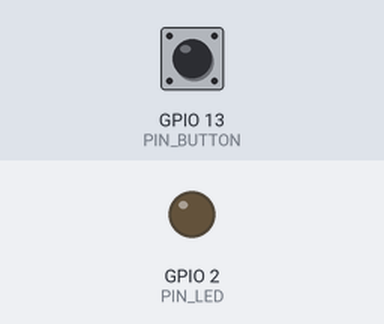
This sketch was run on a simulated ESP32. Parts: output pins drawn as LEDs (lit = HIGH). The inputs (shaded band) are chosen by the test bench; at power-on: GPIO 13 (PIN_BUTTON) HIGH. WiFi joins after 1.5 s; servers stay silent unless stated; what the sketch prints to the serial monitor is not drawn.

Above: at 3.4 s.
3.5 s: GPIO 13 (PIN_BUTTON) pulled LOW for 0.15 s
At 3.57 s:
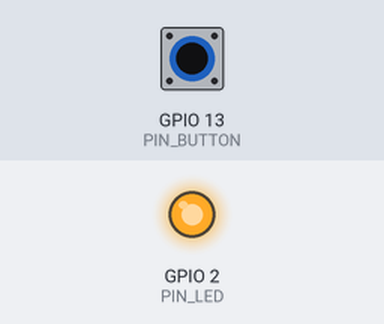
5.1 s: GPIO 13 (PIN_BUTTON) pulled LOW for 3.2 s
At 9.5 s:
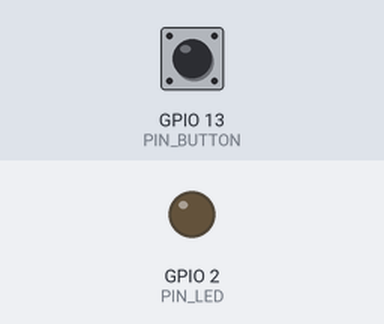
Timing chart, 0 to 11.0 s (numbered marks = the images above; inputs shaded):
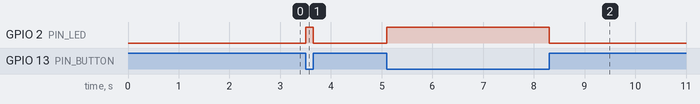

Measured:
- after the input at 3.5 s, GPIO 2 (PIN_LED): LOW → HIGH at once, → LOW 0.15 s later
- after the input at 5.1 s, GPIO 2 (PIN_LED): LOW → HIGH at once, → LOW 3.2 s later

The sketch:

doorbell.ino
```cpp
#include <ArduinoWebsockets.h>
#include <WiFi.h>

#define PIN_LED    2
#define PIN_BUTTON 13

const char* ssid = "RTL Network";
const char* password = "<SNIP>";
const char* websockets_server = "ws://192.168.178.60:8765/key_esp";

//button bounce
bool bounce = false;

using namespace websockets;

void onMessageCallback(WebsocketsMessage message) {
    Serial.print("Got Message: ");
    Serial.println(message.data());
}

void onEventsCallback(WebsocketsEvent event, String data) {
    if(event == WebsocketsEvent::ConnectionOpened) {
        Serial.println("Connnection Opened");
    } else if(event == WebsocketsEvent::ConnectionClosed) {
        Serial.println("Connnection Closed");
    } else if(event == WebsocketsEvent::GotPing) {
        Serial.println("Got a Ping!");
    } else if(event == WebsocketsEvent::GotPong) {
        Serial.println("Got a Pong!");
    }
}

WebsocketsClient client;
void setup() {
  pinMode(PIN_LED, OUTPUT);
  pinMode(PIN_BUTTON, INPUT);
  Serial.begin(115200);
  Serial.println("Init");

  // Connect to wifi
  WiFi.begin(ssid, password);

  // Wait some time to connect to wifi
  for(int i = 0; i < 10 && WiFi.status() != WL_CONNECTED; i++) {
      Serial.print(".");
      delay(1000);
  }

  // Setup Callbacks
  client.onMessage(onMessageCallback);
  client.onEvent(onEventsCallback);

  // Connect to server
  client.connect(websockets_server);

  // Send a message
  client.send("Hi Server!");
  // Send a ping
  client.ping();
}

void loop() {
  client.poll();
  if (digitalRead(PIN_BUTTON) == LOW) {
    digitalWrite(PIN_LED,HIGH);
    if (bounce) {
      Serial.println("Send ring");
      client.send("ring");
      bounce = false;
    }
  } else {
    digitalWrite(PIN_LED,LOW);
    bounce = true;
  }
}
```
